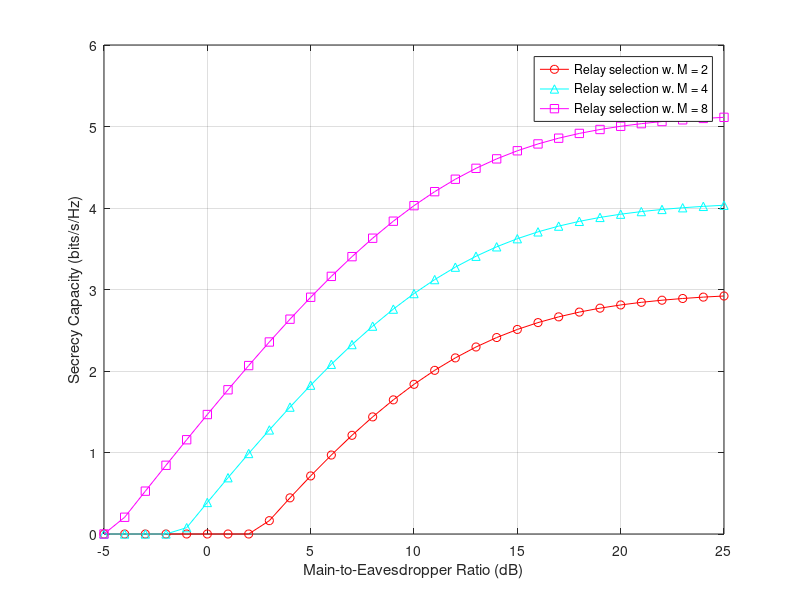

Reproduce this figure in MATLAB.
% Parameters
gamma_s = 12; % SNR in dB
sigma_sd2 = 0.5; 
sigma_sr2 = 2;
sigma_rd2 = 2;

% MER range
mer_db = -5:1:25;
mer = 10.^(mer_db/10);

% Number of relays
M = [2, 4, 8];

% Ergodic secrecy capacity
ergodic_secrecy_capacity = zeros(length(mer_db), length(M) + 1);

% Direct transmission
for i = 1:length(mer_db)
    c_s = log2(1 + gamma_s * mer(i)) - log2(1 + gamma_s / mer(i));
    ergodic_secrecy_capacity(i, 1) = max(c_s, 0);
end

% Cooperative relay selection
for j = 1:length(M)
    for i = 1:length(mer_db)
        c_s = log2(1 + gamma_s * (sigma_sd2 * sigma_sr2 * M(j)) / (sigma_sd2 + sigma_sr2 + sigma_rd2 / M(j))) ...
              - log2(1 + gamma_s / mer(i));
        ergodic_secrecy_capacity(i, j+1) = max(c_s, 0);
    end
end

% Plot
figure;
plot(mer_db, ergodic_secrecy_capacity(:, 2), 'r-o', ...
     mer_db, ergodic_secrecy_capacity(:, 3), 'c-^', ...
     mer_db, ergodic_secrecy_capacity(:, 4), 'm-s');
xlabel('Main-to-Eavesdropper Ratio (dB)');
ylabel('Secrecy Capacity (bits/s/Hz)');
legend('Relay selection w. M = 2', 'Relay selection w. M = 4', 'Relay selection w. M = 8');
grid on;

